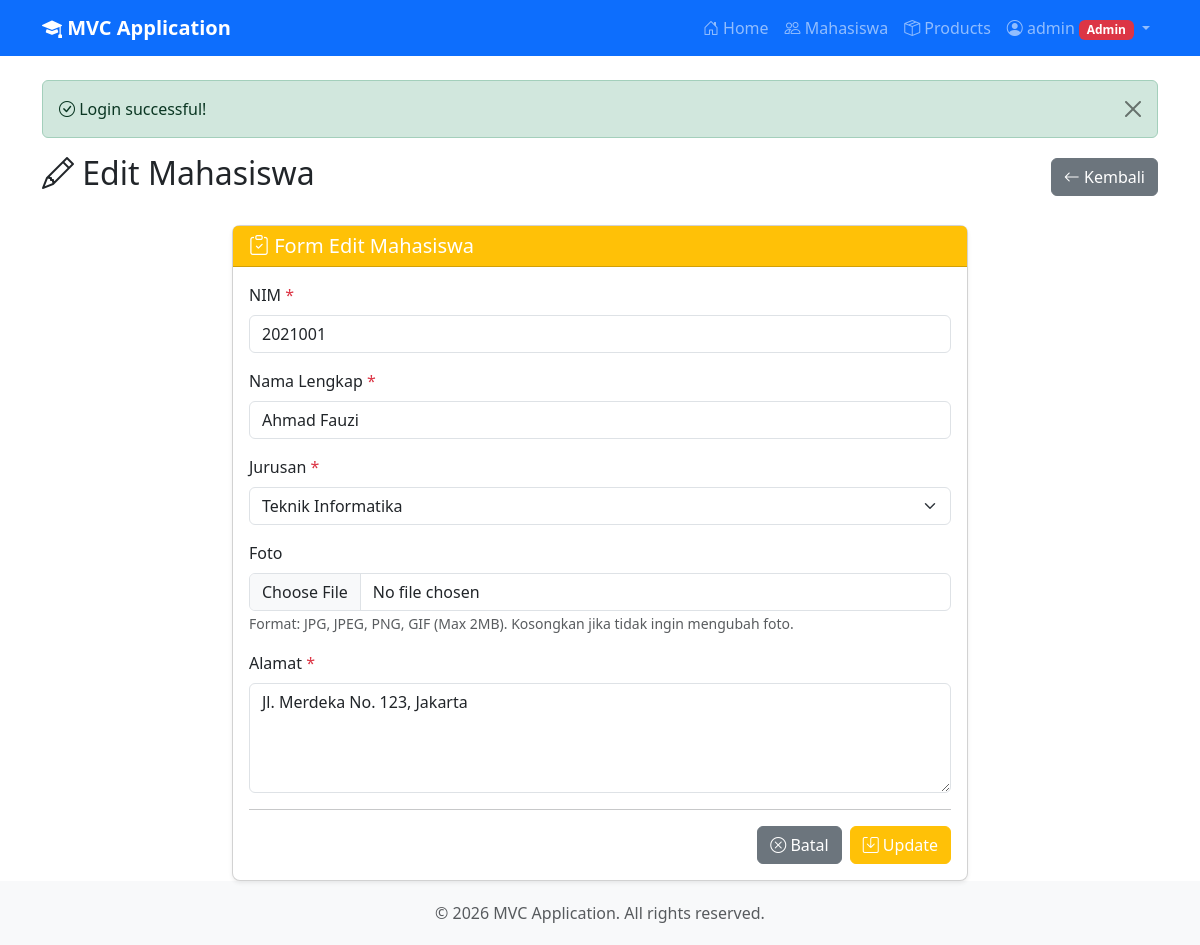
Screenshot of /index.php?page=mahasiswa&action=edit&id=1 (signed in) with the database file from the repository.
### tables this page shows
CREATE TABLE IF NOT EXISTS mahasiswa (
    id INT AUTO_INCREMENT PRIMARY KEY,
    nim VARCHAR(20) UNIQUE NOT NULL,
    name VARCHAR(100) NOT NULL,
    jurusan VARCHAR(100) NOT NULL,
    foto VARCHAR(255) DEFAULT NULL,
    alamat TEXT NOT NULL,
    created_at TIMESTAMP DEFAULT CURRENT_TIMESTAMP,
    updated_at TIMESTAMP DEFAULT CURRENT_TIMESTAMP ON UPDATE CURRENT_TIMESTAMP
);

### controllers/MahasiswaController.php (called while the page is built, shortened)
<?php
class MahasiswaController {
    private $mahasiswaModel;
    public function __construct($db) {
        $this->mahasiswaModel = new Mahasiswa($db);
    }
    public function edit() {
        $id = $_GET['id'] ?? 0;
        $mahasiswa = $this->mahasiswaModel->getById($id);
        require_once 'views/layouts/header.php';
        require_once 'views/mahasiswa/edit.php';
        require_once 'views/layouts/footer.php';
    }
}

### models/Mahasiswa.php (called while the page is built, shortened)
<?php
class Mahasiswa {
    private $conn;
    private $table = 'mahasiswa';
    public function __construct($db) {
        $this->conn = $db;
    }
    public function getById($id) {
        $stmt = $this->conn->prepare("SELECT * FROM {$this->table} WHERE id = ?");
        $stmt->bind_param("i", $id);
        $stmt->execute();
        return $stmt->get_result()->fetch_assoc();
    }
}

### views/mahasiswa/edit.php (the view, shortened to what this page needs)
<div class="row">
    <div class="col-12">
        <div class="d-flex justify-content-between align-items-center mb-4">
            <h2>
                <i class="bi bi-pencil"></i> Edit Mahasiswa
            </h2>
            <a href="index.php?page=mahasiswa" class="btn btn-secondary">
                <i class="bi bi-arrow-left"></i> Kembali
            </a>
        </div>
    </div>
</div>
<div class="row">
    <div class="col-lg-8 mx-auto">
        <div class="card">
            <div class="card-header bg-warning text-white">
                <h5 class="mb-0">
                    <i class="bi bi-clipboard-check"></i> Form Edit Mahasiswa
                </h5>
            </div>
            <div class="card-body">
                <form method="POST" action="index.php?page=mahasiswa&action=update" enctype="multipart/form-data">
                    <div class="mb-3">
                        <label for="nim" class="form-label">
                            NIM <span class="text-danger">*</span>
                        </label>
                        <input type="text" class="form-control" id="nim" name="nim"
                               value="<?= htmlspecialchars($mahasiswa['nim']) ?>" required>
                    </div>
                    <div class="mb-3">
                        <label for="name" class="form-label">
                            Nama Lengkap <span class="text-danger">*</span>
                        </label>
                        <input type="text" class="form-control" id="name" name="name"
                               value="<?= htmlspecialchars($mahasiswa['name']) ?>" required>
                    </div>
                    <div class="mb-3">
                        <label for="jurusan" class="form-label">
                            Jurusan <span class="text-danger">*</span>
                        </label>
                        <select class="form-select" id="jurusan" name="jurusan" required>
                            <option value="Teknik Informatika" <?= $mahasiswa['jurusan'] == 'Teknik Informatika' ? 'selected' : '' ?>>Teknik Informatika</option>
                        </select>
                    </div>
                    <div class="mb-3">
                        <label for="foto" class="form-label">
                            Foto
                        </label>
                        <input type="file" class="form-control" id="foto" name="foto" accept="image/*">
                        <small class="text-muted">Format: JPG, JPEG, PNG, GIF (Max 2MB). Kosongkan jika tidak ingin mengubah foto.</small>
                    </div>
                    <div class="mb-3">
                        <label for="alamat" class="form-label">
                            Alamat <span class="text-danger">*</span>
                        </label>
                        <textarea class="form-control" id="alamat" name="alamat" rows="4" required><?= htmlspecialchars($mahasiswa['alamat']) ?></textarea>
                    </div>
                    <hr>
                    <div class="d-grid gap-2 d-md-flex justify-content-md-end">
                        <a href="index.php?page=mahasiswa" class="btn btn-secondary">
                            <i class="bi bi-x-circle"></i> Batal
                        </a>
                        <button type="submit" class="btn btn-warning text-white">
                            <i class="bi bi-save"></i> Update
                        </button>
                    </div>
                </form>
            </div>
        </div>
    </div>
</div>

### views/layouts/header.php (style rules this page uses)
body { min-height: 100vh; display: flex; flex-direction: column; }
.card { box-shadow: 0 0.125rem 0.25rem rgba(0,0,0,0.075); border-radius: 0.5rem; }

### rows the page displays
mahasiswa: nim "2021001", name "Ahmad Fauzi", jurusan "Teknik Informatika", alamat "Jl. Merdeka No. 123, Jakarta"

### other values shown
APP_NAME "MVC Application"
$_SESSION['username'] "admin"
$_SESSION['success'] "Login successful!"
